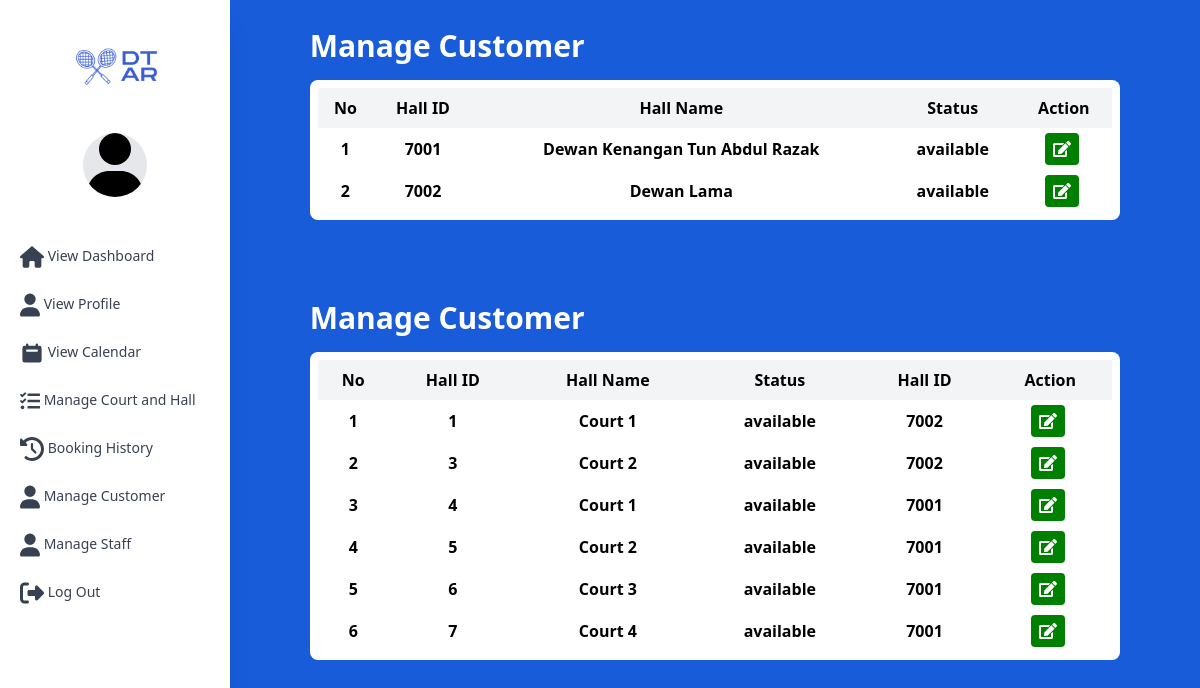
The app's page /adminPlaceList.php (signed in) with its own data.
### tables this page shows
CREATE TABLE `hall` (
  `hall_id` int(11) NOT NULL,
  `hall_name` varchar(50) DEFAULT NULL,
  `hall_availability` varchar(50) DEFAULT NULL
);

CREATE TABLE `court` (
  `court_id` int(11) NOT NULL,
  `court_num` varchar(20) DEFAULT NULL,
  `hall_id` int(11) DEFAULT NULL,
  `court_availability` varchar(20) DEFAULT NULL,
  `delete_at` timestamp NOT NULL DEFAULT current_timestamp() ON UPDATE current_timestamp(),
  `update_at` timestamp NULL DEFAULT NULL,
  `create_at` timestamp NULL DEFAULT NULL,
  `token` text DEFAULT NULL
);

### adminPlaceList.php (the view, shortened to what this page needs)
<?php
  include "config.php";
?>
<!DOCTYPE html>
<html lang="en">
<head>
  <link href="/BadmintonWebsite/styles.css" type="text/css" rel="stylesheet">
  <link href="https://cdn.jsdelivr.net/npm/tailwindcss@2.2.19/dist/tailwind.min.css" rel="stylesheet">
</head>
<body>
<body class="font-poppins antialiased">
<div id="view" class="h-screen w-screen flex flex-row bg-dtarblue">
<div
        id="sidebar"
        class="bg-white h-screen md:block shadow-xl px-3 w-72"
      >
        <div class="space-y-6 md:space-y-10 mt-10">
          <img src="/BadmintonWebsite/assets/logo.png" class="w-24 mx-auto h-auto mb-10" alt="">
          <div id="profile" class="space-y-3">
            <svg class="w-16 h-16 rounded-full mx-auto bg-gray-200"  xmlns="http://www.w3.org/2000/svg" viewBox="0 0 448 512"><path d="M224 256A128 128 0 1 0 224 0a128 128 0 1 0 0 256zm-45.7 48C79.8 304 0 383.8 0 482.3C0 498.7 13.3 512 29.7 512H418.3c16.4 0 29.7-13.3 29.7-29.7C448 383.8 368.2 304 269.7 304H178.3z"/></svg>
          </div>
          <div id="menu" class="flex flex-col space-y-2">
          <?php if($_SESSION['user_role'] != 'Staff')
          {
            echo ' <a href="/BadmintonWebsite/adminHome.php" class="text-sm font-medium text-gray-700 py-2 px-2">
                    <svg class="w-6 h-6 fill-current inline-block" xmlns="http://www.w3.org/2000/svg" viewBox="0 0 576 512"><path d="M575.8 255.5c0 18-15 32.1-32 32.1h-32l.7 160.2c0 2.7-.2 5.4-.5 8.1V472c0 22.1-17.9 40-40 40H456c-1.1 0-2.2 0-3.3-.1c-1.4 .1-2.8 .1-4.2 .1H416 392c-22.1 0-40-17.9-40-40V448 384c0-17.7-14.3-32-32-32H256c-17.7 0-32 14.3-32 32v64 24c0 22.1-17.9 40-40 40H160 128.1c-1.5 0-3-.1-4.5-.2c-1.2 .1-2.4 .2-3.6 .2H104c-22.1 0-40-17.9-40-40V360c0-.9 0-1.9 .1-2.8V287.6H32c-18 0-32-14-32-32.1c0-9 3-17 10-24L266.4 8c7-7 15-8 22-8s15 2 21 7L564.8 231.5c8 7 12 15 11 24z"/></svg>
                      <span class="">View Dashboard</span>
                    </a>';
          }
         ?>
            <a href="/BadmintonWebsite/adminProfile.php" class="text-sm font-medium text-gray-700 py-2 px-2"
            >
            <svg class="w-5 h-6 fill-current inline-block"  xmlns="http://www.w3.org/2000/svg" viewBox="0 0 448 512"><path d="M224 256A128 128 0 1 0 224 0a128 128 0 1 0 0 256zm-45.7 48C79.8 304 0 383.8 0 482.3C0 498.7 13.3 512 29.7 512H418.3c16.4 0 29.7-13.3 29.7-29.7C448 383.8 368.2 304 269.7 304H178.3z"/></svg>
            <span class="">View Profile</span>
            </a>
            <a href="/BadmintonWebsite/adminChooseCalendar.php" class="text-sm font-medium text-gray-700 py-2 px-2"
              >
              <span class="">View Calendar</span>
            </a>
            <?php if($_SESSION['user_role'] != 'Staff')
          {
            echo ' <a href="/BadmintonWebsite/adminPlaceList.php" class="text-sm font-medium text-gray-700 py-2 px-2">
            <svg  class="w-5 h-6 fill-current inline-block" xmlns="http://www.w3.org/2000/svg" height="1em" viewBox="0 0 512 512"><path d="M139.61 35.5a12 12 0 0 0-17 0L58.93 98.81l-22.7-22.12a12 12 0 0 0-17 0L3.53 92.41a12 12 0 0 0 0 17l47.59 47.4a12.78 12.78 0 0 0 17.61 0l15.59-15.62L156.52 69a12.09 12.09 0 0 0 .09-17zm0 159.19a12 12 0 0 0-17 0l-63.68 63.72-22.7-22.1a12 12 0 0 0-17 0L3.53 252a12 12 0 0 0 0 17L51 316.5a12.77 12.77 0 0 0 17.6 0l15.7-15.69 72.2-72.22a12 12 0 0 0 .09-16.9zM64 368c-26.49 0-48.59 21.5-48.59 48S37.53 464 64 464a48 48 0 0 0 0-96zm432 16H208a16 16 0 0 0-16 16v32a16 16 0 0 0 16 16h288a16 16 0 0 0 16-16v-32a16 16 0 0 0-16-16zm0-320H208a16 16 0 0 0-16 16v32a16 16 0 0 0 16 16h288a16 16 0 0 0 16-16V80a16 16 0 0 0-16-16zm0 160H208a16 16 0 0 0-16 16v32a16 16 0 0 0 16 16h288a16 16 0 0 0 16-16v-32a16 16 0 0 0-16-16z"/></svg>
                      <span class="">Manage Court and Hall</span>
                    </a>';
          }
         ?>
            <a
              href="/BadmintonWebsite/adminManage.php"
              class="text-sm font-medium text-gray-700 py-2 px-2"
            >
              <span class="">Booking History</span>
            </a>
            <a href="/BadmintonWebsite/adminUserList.php" class="text-sm font-medium text-gray-700 py-2 px-2">
                          <svg class="w-5 h-6 fill-current inline-block"  xmlns="http://www.w3.org/2000/svg" viewBox="0 0 448 512"><path d="M224 256A128 128 0 1 0 224 0a128 128 0 1 0 0 256zm-45.7 48C79.8 304 0 383.8 0 482.3C0 498.7 13.3 512 29.7 512H418.3c16.4 0 29.7-13.3 29.7-29.7C448 383.8 368.2 304 269.7 304H178.3z"/></svg>
                          <span class="">Manage Customer</span>
            </a>
            <?php if($_SESSION['user_role'] != 'Staff')
              {
                echo '
                        <a href="/BadmintonWebsite/adminStaffList.php" class="text-sm font-medium text-gray-700 py-2 px-2">
                          <svg class="w-5 h-6 fill-current inline-block"  xmlns="http://www.w3.org/2000/svg" viewBox="0 0 448 512"><path d="M224 256A128 128 0 1 0 224 0a128 128 0 1 0 0 256zm-45.7 48C79.8 304 0 383.8 0 482.3C0 498.7 13.3 512 29.7 512H418.3c16.4 0 29.7-13.3 29.7-29.7C448 383.8 368.2 304 269.7 304H178.3z"/></svg>
                          <span class="">Manage Staff</span>
                        </a>
                      ';
              }
            ?>
            <a
              href="/BadmintonWebsite/logout.php"
              class="text-sm font-medium text-gray-700 py-2 px-2"
            >
              <span class="">Log Out</span>
            </a>
          </div>
        </div>
      </div>
<section class="pt-7 px-7 md:px-20 w-full overflow-y-auto">
    <h2 class="text-3xl font-bold mb-4 text-white">Manage Customer</h2>
<div class="bg-white rounded-lg table-auto p-2 text-left">
    <table class="w-full">
        <tr class="bg-gray-100 " style="text-align: center;">
            <th class="p-2">No</th>
            <th class="p-2">Hall ID</th>
            <th class="p-2">Hall Name</th>
            <th class="p-2">Status</th>
            <th class="p-2">Action</th>
        </tr>
        <?php
            $sql = "SELECT * FROM Hall ";
            $result = mysqli_query($conn, $sql);
            if (mysqli_num_rows($result) > 0) {
              $count = 1;
              while ($row = mysqli_fetch_assoc($result)) {
                echo'
                <tr style="text-align: center;">
                    <th class="p-2">' . $count . '</th>
                    <th class="p-2">' . $row['hall_id'] . '</th>
                    <th class="p-2">' . $row['hall_name'] . '</th>';
                    if($row['hall_availability'] == 'available'){
                      echo '<th class="p-2">' . $row['hall_availability'] . '</th>';
                    }
                    else{
                      echo '<th class="p-2" style="color:red; font-size:16px;">' . $row['hall_availability'] . '</th>';
                    }
                    echo'<th>
                    <a onClick="javascript: return confirm(\'Are you sure you want to update this hall availability?\');" href="'.$_SERVER['PHP_SELF'].'?id='.$row['hall_id'].'&table=hall"> <button class="text-white p-2 rounded mr-1 my-1" style="background-color: green;"><svg xmlns="http://www.w3.org/2000/svg" fill="white" height="1em" viewBox="0 0 576 512"><path d="M402.6 83.2l90.2 90.2c3.8 3.8 3.8 10 0 13.8L274.4 405.6l-92.8 10.3c-12.4 1.4-22.9-9.1-21.5-21.5l10.3-92.8L388.8 83.2c3.8-3.8 10-3.8 13.8 0zm162-22.9l-48.8-48.8c-15.2-15.2-39.9-15.2-55.2 0l-35.4 35.4c-3.8 3.8-3.8 10 0 13.8l90.2 90.2c3.8 3.8 10 3.8 13.8 0l35.4-35.4c15.2-15.3 15.2-40 0-55.2zM384 346.2V448H64V128h229.8c3.2 0 6.2-1.3 8.5-3.5l40-40c7.6-7.6 2.2-20.5-8.5-20.5H48C21.5 64 0 85.5 0 112v352c0 26.5 21.5 48 48 48h352c26.5 0 48-21.5 48-48V306.2c0-10.7-12.9-16-20.5-8.5l-40 40c-2.2 2.3-3.5 5.3-3.5 8.5z"/></svg></button></a>
                    </th>
                </tr>';
                $count++;
              }
            }
        ?>
    </table>
</div>
<h2 class="text-3xl font-bold mb-4 mt-20 text-white">Manage Customer</h2>
<div class="bg-white rounded-lg table-auto p-2 text-left">
    <table class="w-full">
        <tr class="bg-gray-100 " style="text-align: center;">
            <th class="p-2">No</th>
            <th class="p-2">Hall ID</th>
            <th class="p-2">Hall Name</th>
            <th class="p-2">Status</th>
            <th class="p-2">Hall ID</th>
            <th class="p-2">Action</th>
        </tr>
        <?php
            $sql = "SELECT * FROM court ";
            $result = mysqli_query($conn, $sql);
            if (mysqli_num_rows($result) > 0) {
              $count = 1;
              while ($row = mysqli_fetch_assoc($result)) {
                echo'
                <tr style="text-align: center;">
                    <th class="p-2">' . $count . '</th>
                    <th class="p-2">' . $row['court_id'] . '</th>
                    <th class="p-2">' . $row['court_num'] . '</th>';
                    if($row['court_availability'] == 'available'){
                      echo '<th class="p-2">' . $row['court_availability'] . '</th>';
                    }
                    else{
                      echo '<th class="p-2" style="color:red; font-size:16px;">' . $row['court_availability'] . '</th>';
                    }
                    echo' <th class="p-2">' . $row['hall_id'] . '</th>
                    <th>
                    <a onClick="javascript: return confirm(\'Are you sure you want to update this court availability?\');" href="'.$_SERVER['PHP_SELF'].'?id='.$row['court_id'].'&table=court"> <button class="text-white p-2 rounded mr-1 my-1" style="background-color: green;"><svg xmlns="http://www.w3.org/2000/svg" fill="white" height="1em" viewBox="0 0 576 512"><path d="M402.6 83.2l90.2 90.2c3.8 3.8 3.8 10 0 13.8L274.4 405.6l-92.8 10.3c-12.4 1.4-22.9-9.1-21.5-21.5l10.3-92.8L388.8 83.2c3.8-3.8 10-3.8 13.8 0zm162-22.9l-48.8-48.8c-15.2-15.2-39.9-15.2-55.2 0l-35.4 35.4c-3.8 3.8-3.8 10 0 13.8l90.2 90.2c3.8 3.8 10 3.8 13.8 0l35.4-35.4c15.2-15.3 15.2-40 0-55.2zM384 346.2V448H64V128h229.8c3.2 0 6.2-1.3 8.5-3.5l40-40c7.6-7.6 2.2-20.5-8.5-20.5H48C21.5 64 0 85.5 0 112v352c0 26.5 21.5 48 48 48h352c26.5 0 48-21.5 48-48V306.2c0-10.7-12.9-16-20.5-8.5l-40 40c-2.2 2.3-3.5 5.3-3.5 8.5z"/></svg></button></a>
                    </th>
                </tr>';
                $count++;
              }
            }
        ?>
    </table>
</div>
</section>

### styles.css (style rules this page uses)
html { font-family: 'League Spartan', sans-serif; }
.bg-dtarblue { background-color: #195CDA; }

### records on screen
hall: hall_id "7001", hall_name "Dewan Kenangan Tun Abdul Razak", hall_availability "available"
hall: hall_id "7002", hall_name "Dewan Lama", hall_availability "available"
court: court_id "1", court_num "Court 1", court_availability "available", hall "7002"
court: court_id "3", court_num "Court 2", court_availability "available", hall "7002"
court: court_id "4", court_num "Court 1", court_availability "available", hall "7001"
court: court_id "5", court_num "Court 2", court_availability "available", hall "7001"
court: court_id "6", court_num "Court 3", court_availability "available", hall "7001"
court: court_id "7", court_num "Court 4", court_availability "available", hall "7001"
